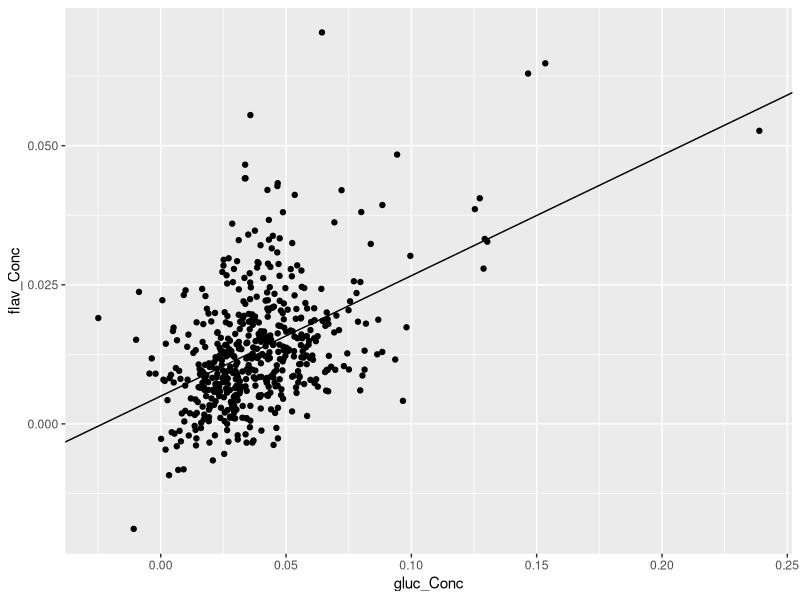

Here is the R script that generated this plot: (Note: this script raises an error after producing the figure.)
## ---- chunk 1
rm(list=ls())
dat<-read.csv("DataSynthesis.csv")


#Assigning Germination plate column
dat$GerminationPlate<-gsub("\\|.*","",dat$Tag)

#Assign family column
prefamily<-gsub("*.\\|","",dat$Tag)
dat$Family<-gsub("\\-.*","",prefamily)

#Assign Leaf number columns
LeafNumber<-gsub(".*\\_","",dat$Sample)
for(i in 1:length(LeafNumber)){
  if(LeafNumber[i]!="1"&LeafNumber[i]!="2"&LeafNumber[i]!="3"){
    LeafNumber[i]<-"pool"
  }
}

dat$LeafNumber<-LeafNumber

## ---- chunk 2
library(ggplot2)

SlopeCalc<-function(x,y){
  int<-lm(y~x)$coefficients[[1]]
  slope<-lm(y~x)$coefficients[[2]]
  return(c(int,slope))
}

GFSlopeInt<-SlopeCalc(x=dat$gluc_Conc,y=dat$flav_Conc)

ggplot(dat)+
  geom_point(aes(x=gluc_Conc,y=flav_Conc))+
  geom_abline(aes(slope=GFSlopeInt[2],intercept=GFSlopeInt[1]))


## ---- chunk 3
#Because Chlorphyll does not appear to affect the amount of glucosinolates and flavonoids in the leaves, and the samples appear to be clustered in 2, even after removing the techincal duplicates (within leaf duplicate), I will analyze the variance in glucosinolate and flavonoid against the variance in chlorophyll for those with two samples (from the same plant). If glucosinolates or flavonoids are regulated with chlorophyll, or senesce as chlorophyll does, then as the variation in chlorophyll between samples increases, so should the variation between glucosinolate samples. 


#Looking at those with two samples.. calculate the standard deviation of the secondary compound and chlorophyll data. 

VarAnal<-dat %>% group_by(Tag) %>% summarise_at(vars(ChlorA,ChlorB,gluc_Conc,flav_Conc),.funs=sd)

VarAnal<-VarAnal[!is.na(VarAnal$ChlorA),]

#Interestingly, there is no positive correlation between glucosinolate or flavonoid standard deviation and chlorophyll (A or B) standard deviation in leaf replicates. This indicates that glucosinolates and flavonoids were uninfluenced by the amount of chlorophyll present and may not senesce with chlorophyll. It would appear that defence chemicals are one of the last things to go in the senescence process, if they go at all; however, the over abundance of defence chemicals in apparent senescing leaves may be due to the predator pressure the plants were feeling, so defence chemical regulation remained the same to avoid death before the senescence process could take place. If anything there may be a negative correlation. 

#Glucosinolate, ChlorB
ggplot(VarAnal)+
  geom_point(aes(y=gluc_Conc,x=ChlorB))+
  labs(y="Glucosinolate SD",x="Chlorophyll B SD")

#Flavonoid, ChlorB
ggplot(VarAnal)+
  geom_point(aes(y=flav_Conc,x=ChlorB))+
  labs(y="Flavonoid SD",x="Chlorophyll B SD")

#Glucosinolate, ChlorA
ggplot(VarAnal)+
  geom_point(aes(y=gluc_Conc,x=ChlorA))+
  labs(y="Glucosinolate SD",x="Chlorophyll A SD")

#Flavonoid, ChlorA
ggplot(VarAnal)+
  geom_point(aes(y=flav_Conc,x=ChlorA))+
  labs(y="Flavonoid SD",x="Chlorophyll A SD")
